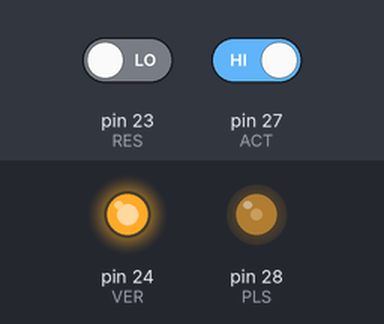
Simulated run of this sketch. Board: Arduino Mega 2560, built with avr-gcc and run on an emulated ATmega2560. Parts: output pins drawn as LEDs (lit = HIGH). The test bench sets the inputs (shaded band); at power-on: pin 27 (ACT) HIGH, pin 23 (RES) LOW.

Above: at 1.2 s.
1.3 s: pin 27 (ACT) driven LOW
At 1.9 s:
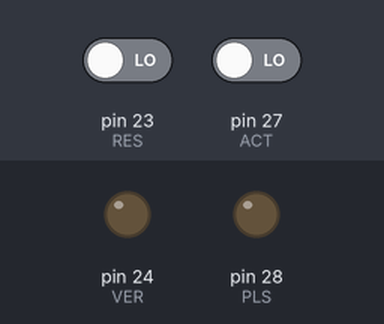
2.8 s: pin 27 (ACT) driven HIGH
At 3.5 s:
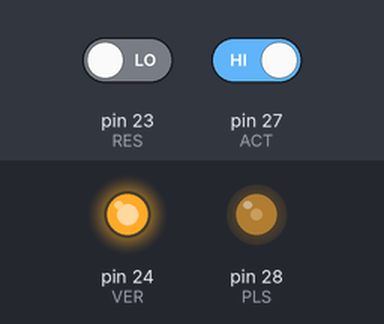
Timing chart, 0 to 5.8 s (numbered marks = the images above; inputs shaded):
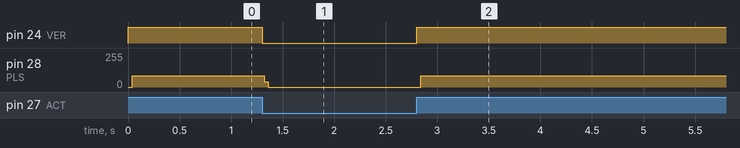

The sketch:

pulser.ino
```cpp
#define PLS 28  // Pulse output         // Yellow
#define ACT 27  // RP's ready signal    // Blue
#define VER 24  // Own ready signal     // White
#define RES 23  // Timers reset signal  // Red

byte actStatus;
byte resStatus;

// Simple functions to update ACT and RES only when needed
void actChange();
void resChange();

void setup() {
  pinMode(ACT, INPUT);
  pinMode(RES, INPUT);
  pinMode(PLS, OUTPUT);
  pinMode(VER, OUTPUT);

  // Initialise outputs
  digitalWrite(PLS, LOW);
  digitalWrite(VER, LOW);

  // Minimise time spent reading pins in loop
  attachInterrupt(digitalPinToInterrupt(ACT), actChange, CHANGE);
  attachInterrupt(digitalPinToInterrupt(RES), resChange, CHANGE);
}

void loop() {
  // Wait for Pi to give start signal
  while (digitalRead(ACT) == LOW)
  { }

  // Set verification that we're ready to start pulsing
  digitalWrite(VER, HIGH);

  // Wait for timer
  while (digitalRead(RES) == HIGH)
  { }

  // Send pulses as long as the pi requests
  while(digitalRead(ACT) == HIGH)
  {
    digitalWrite(PLS, HIGH);
    digitalWrite(PLS, LOW);
  }

  // Verify that we're done sending
  digitalWrite(VER, LOW);
}

void actChange()
{ actStatus = digitalRead(ACT); }

void resChange()
{ resStatus = digitalRead(RES); }
```

Measured:
- after the input at 1.3 s, pin 24 (VER): HIGH → LOW at once; pin 28 (PLS): 83/255 → 0/255 at once
- after the input at 2.8 s, pin 24 (VER): LOW → HIGH at once; pin 28 (PLS): 0/255 → 83/255 at once
